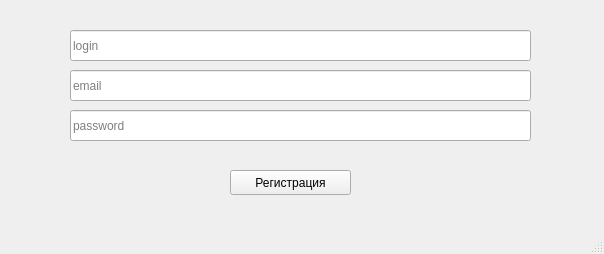
<?xml version="1.0" encoding="UTF-8"?>
<ui version="4.0">
 <class>RegistrationWindow</class>
 <widget class="QMainWindow" name="RegistrationWindow">
  <property name="geometry">
   <rect>
    <x>0</x>
    <y>0</y>
    <width>604</width>
    <height>254</height>
   </rect>
  </property>
  <property name="windowTitle">
   <string>Registration</string>
  </property>
  <widget class="QWidget" name="centralwidget">
   <widget class="QLineEdit" name="Email_Edit">
    <property name="geometry">
     <rect>
      <x>70</x>
      <y>70</y>
      <width>461</width>
      <height>31</height>
     </rect>
    </property>
    <property name="text">
     <string/>
    </property>
    <property name="placeholderText">
     <string>email</string>
    </property>
   </widget>
   <widget class="QLineEdit" name="Login_Edit">
    <property name="geometry">
     <rect>
      <x>70</x>
      <y>30</y>
      <width>461</width>
      <height>31</height>
     </rect>
    </property>
    <property name="toolTip">
     <string>&lt;html&gt;&lt;head/&gt;&lt;body&gt;&lt;p&gt;login&lt;/p&gt;&lt;/body&gt;&lt;/html&gt;</string>
    </property>
    <property name="whatsThis">
     <string>&lt;html&gt;&lt;head/&gt;&lt;body&gt;&lt;p&gt;&lt;br/&gt;&lt;/p&gt;&lt;/body&gt;&lt;/html&gt;</string>
    </property>
    <property name="styleSheet">
     <string notr="true"/>
    </property>
    <property name="placeholderText">
     <string comment=" ">login</string>
    </property>
   </widget>
   <widget class="QPushButton" name="Registration_Button">
    <property name="geometry">
     <rect>
      <x>230</x>
      <y>170</y>
      <width>121</width>
      <height>25</height>
     </rect>
    </property>
    <property name="text">
     <string>Регистрация</string>
    </property>
   </widget>
   <widget class="QLineEdit" name="Password_Edit">
    <property name="geometry">
     <rect>
      <x>70</x>
      <y>110</y>
      <width>461</width>
      <height>31</height>
     </rect>
    </property>
    <property name="placeholderText">
     <string>password</string>
    </property>
   </widget>
  </widget>
  <widget class="QMenuBar" name="menubar">
   <property name="geometry">
    <rect>
     <x>0</x>
     <y>0</y>
     <width>604</width>
     <height>22</height>
    </rect>
   </property>
  </widget>
  <widget class="QStatusBar" name="statusbar"/>
 </widget>
 <resources/>
 <connections/>
</ui>
